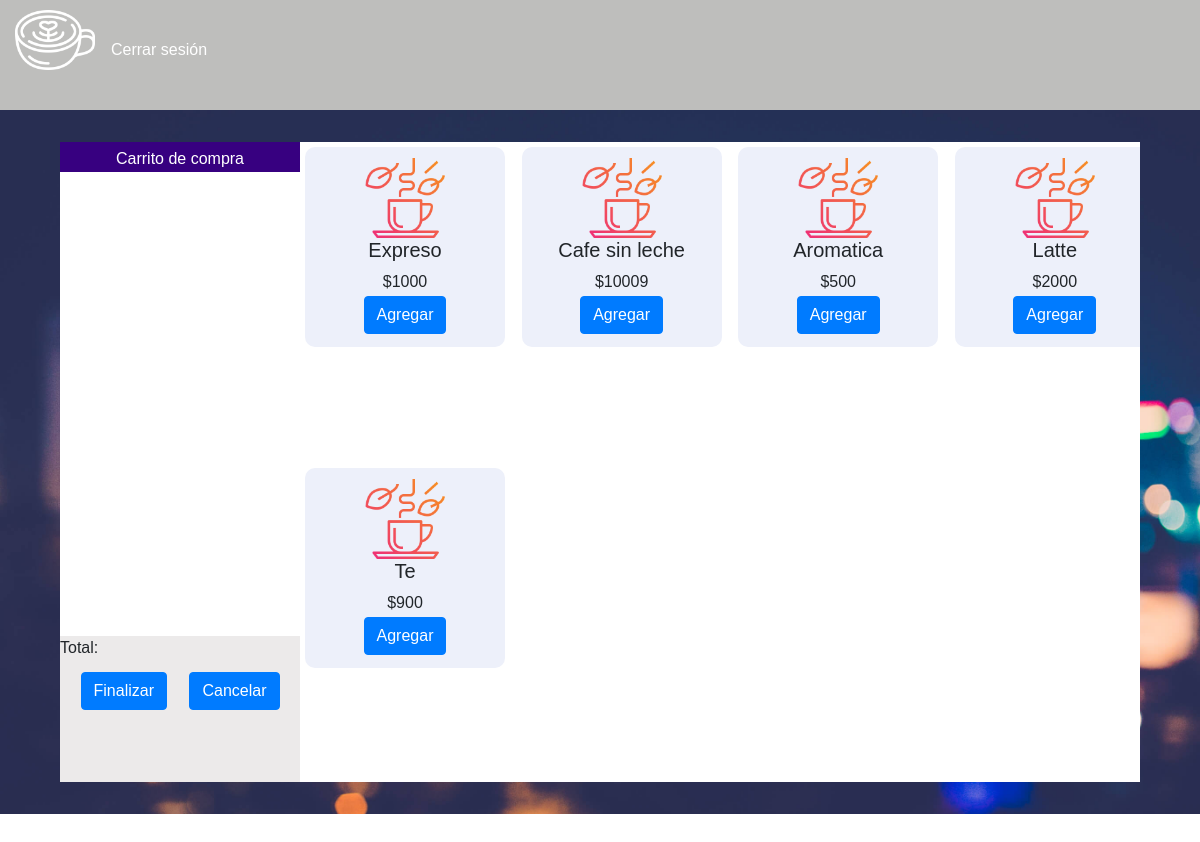
Before: /ventas (signed in) with the older database file.
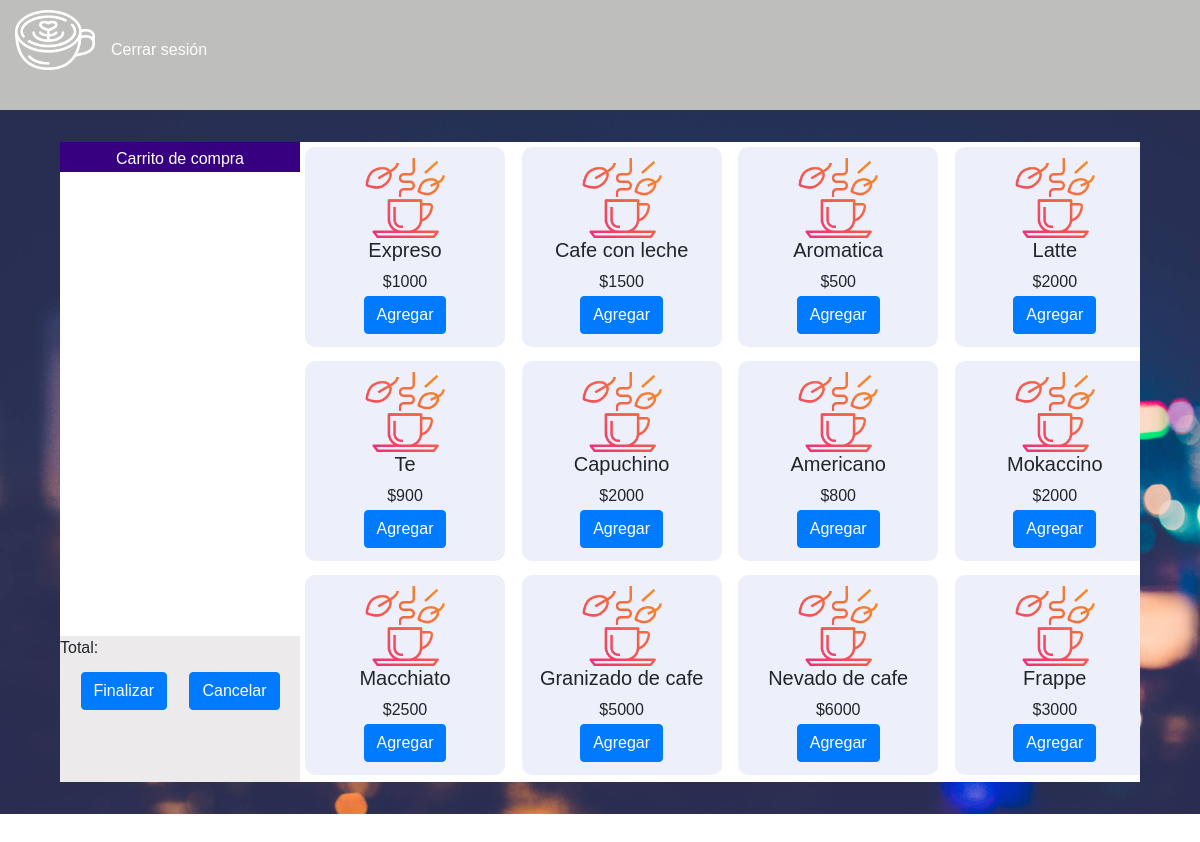
After: the same page with the newer database file.
### tables this page shows
CREATE TABLE productos (id INTEGER PRIMARY KEY AUTOINCREMENT NOT NULL, Nombre STRING NOT NULL, Precio STRING, Cantidad INT, URLimagen STRING CONSTRAINT "img/hot-tea.png" DEFAULT "img/hot-tea.png" NOT NULL);

### app.py (the view, shortened to what this page needs)
@app.route('/ventas', methods=['GET', 'POST'])
def ven():
    if 'username' in session:
        if request.method == 'GET':
            con = sqlite3.connect("brioche.db")
            con.row_factory = sqlite3.Row
            cur = con.cursor()
            cur.execute("select * from productos")
            productos = cur.fetchall()
            return render_template('html/ventas.html', productos=productos)
    else:
        return redirect(url_for('home'))

### templates/html/ventas.html (shortened to what this page needs)
<!DOCTYPE html>
<html lang="en">
<head>
    <link rel="stylesheet" href="{{url_for('static', filename='css/ventas.css')}}">
    <link rel="stylesheet" href="{{url_for('static', filename='css/nav.css')}}">
    <link rel="stylesheet" href="https://cdn.jsdelivr.net/npm/bootstrap@4.5.3/dist/css/bootstrap.min.css">
</head>
<body>
    <nav class="nav">
        <img src="{{url_for('static', filename='img/latte.png')}}" alt="">
        <a href="{{url_for('cerrarSesion')}}" class="nav-link">Cerrar sesión</a>
    </nav>
    <div class="contenido">
        <div class="ventas">
            <div class="carrito">
                <div class="tituloCarrito">Carrito de compra</div>
                <div class="listaCompra">
                </div>
                <div>
                    <div>Total:</div>
                </div>
                <div class="botonesVentas">
                    <button type="button" class="btn btn-primary" onclick="enviarFactura()">Finalizar</button>
                    <button type="button" class="btn btn-primary" onclick="limpiarCarrito()">Cancelar</button>
                </div>
            </div>
            <div class="productos">
                {% for producto in productos%}
                <div class="cuadroProducto">
                    <img src="{{url_for('static', filename=producto.URLimagen)}}" alt="" class="imagenProducto">
                    <h5 id="nombre{{producto.id}}">{{producto.nombre}}</h5>
                    <div id="precio{{producto.id}}" class="precio">${{producto.precio}}</div>
                    <button id="{{producto.id}}" type="button" class="btn btn-primary" onclick="agregarCarrito(this.id)">Agregar</button>
                </div>
                {%endfor%}
            </div>
        </div>
    </div>
</body>
</html>

### static/css/ventas.css (style rules this page uses)
* { margin: 0; padding: 0; box-sizing: border-box; }
.contenido { background-image: url(../img/background.jpg); background-size: cover; display: flex; align-items: center; justify-content: center; height: 88vh; min-width: 100vw; max-width: auto; }
.ventas { width: 90vw; height: 100vh; display: flex; align-items: center; justify-content: center; }
.carrito { background-color: rgb(236, 234, 234); height: 80vh; width: 20vw; }
.productos { background-color: white; height: 80vh; width: 70vw; display: grid; grid-template-columns: repeat(4, 1fr); grid-template-rows: auto; gap: 2%; padding: 5px; overflow: scroll; }
.cuadroProducto { background-color: rgb(237, 240, 250); height: 200px; width: 200px; display: flex; align-items: center; justify-content: center; flex-direction: column; border-radius: 10px; }
.imagenProducto { height: 80px; width: 80px; }
.tituloCarrito { padding-top: 5px; text-align: center; background-color: rgb(55, 0, 128); color: white; height: 30px; }
.listaCompra { overflow: scroll; height: 58vh; background-color: white; }
.botonesVentas { padding-top: 10px; display: flex; align-items: center; justify-content: space-evenly; }
.btn { margin: 2px; }

### static/css/nav.css (style rules this page uses)
* { margin: 0; padding: 0; box-sizing: border-box; font-family: "Montserrat", sans-serif; }
nav a { height: 10vh; margin-top: 30px; color: white; }
nav > img { width: 80px; height: 80px; margin-left: 15px; }
nav { background-color: #bebebc; }

Changed rows visible on the page:
changed productos: nombre "Cafe sin leche" → "Cafe con leche"; precio "10009" → "1500"
added productos: URLimagen (picture), nombre "Capuchino", precio "2000"
added productos: URLimagen (picture), nombre "Americano", precio "800"
added productos: URLimagen (picture), nombre "Mokaccino", precio "2000"
added productos: URLimagen (picture), nombre "Macchiato", precio "2500"
added productos: URLimagen (picture), nombre "Granizado de cafe", precio "5000"
added productos: URLimagen (picture), nombre "Nevado de cafe", precio "6000"
added productos: URLimagen (picture), nombre "Frappe", precio "3000"
